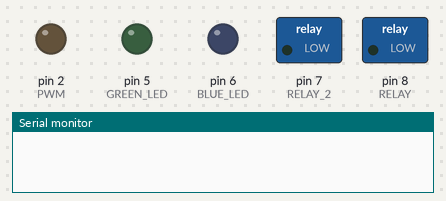
Bench run of a sketch on a simulated Teensy 4. Parts: switched loads named in the sketch (green lamp = pin HIGH), output pins drawn as LEDs (lit = HIGH), the last lines printed to the serial monitor.

Above: at 0.0 s.
At 2.1 s:
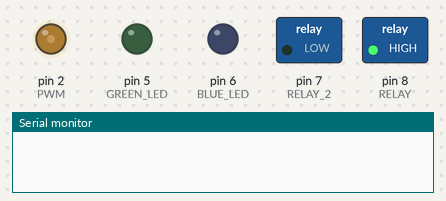
At 36.7 s:
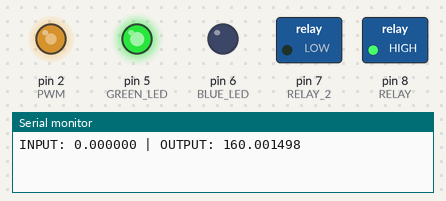
At 37.42 s:
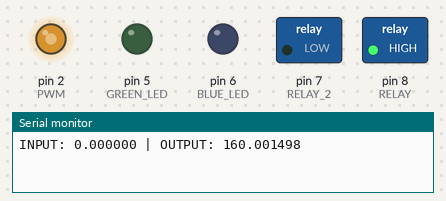
At 38.77 s:
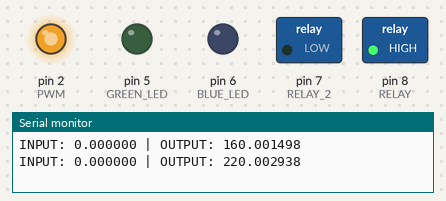
At 39.4 s:
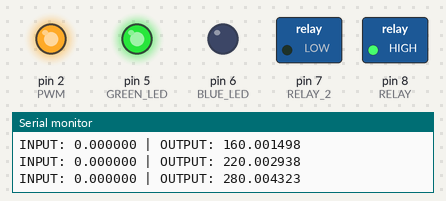
Timing chart, 0 to 40.0 s (numbered marks = the images above):
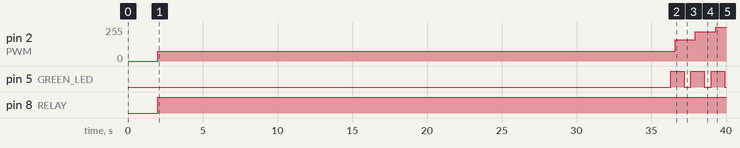

The sketch:

FilterCheck_v4.1.ino
```cpp
// Created By: Logan Dickon
// Company: Atorlabs
// Date Created: 3/15/2022
// Date Modified: 3/24/2022

// Licence:

//    This code is for use in the FilterCheck and is owned by Atorlabs.
//    Permission to duplicate this program must be given by Rob Moran and/or Dave Cowgill.

// Program Description:

//    This program uses the TSI5310 FlowMeter w/ serial communication to PID control a
//    Brushless Fan Blower to 85 SLPM with 0 cmH2O of pressure read on the TSI5310
//    FlowMeter low pressure sensor. The program then goes into monitor mode until a filter
//    is detected via the low pressure sensor reading > -.1 cmH2O.

// Device Constants:
  #define PWM         2           // PWM Signal from pin 2 on the Teensy 3.5
  #define RELAY       8           // Relay i/o pin on pin 8 on the Teensy 3.5
  #define RELAY_2     7           // Relay i/o pin on pin 6 on the Teensy 3.5
  #define BLUE_LED    6           // Blue LED
  #define GREEN_LED   5           // Green LED
  #define usbSerial   Serial      // Rename Serial Main to usbSerial
  #define FlowMeter   Serial1     // Rename Serial1 to FlowMeter
  #define DEBUG       true        // <<--- with this set to true a lot of serial screen output will be seen <<--- \\

// Global Variables:
  double Flow;
  double Flow_Avg = 0;
  int i = 0;
  int j = 0;
  int k = 5;
  bool Loop = true;
  double fan_Speed = 100;
  double input, output;
  double delta_PWM;
  double pressure;

void setup()
{
  // Pin Initialization:
    pinMode(PWM, OUTPUT);  // Set PWM pin to OUTPUT mode
    pinMode(RELAY, OUTPUT);  // Set RELAY pin to OUTPUT mode
    pinMode(RELAY_2, OUTPUT); // Set RELAY pin to OUTPUT mode
    pinMode(BLUE_LED, OUTPUT);  // Set LED pin to OUTPUT mode
    pinMode(GREEN_LED, OUTPUT);  // Set LED pin to OUTPUT mode
    analogWriteFrequency(PWM, 25000);  // Set PWM Frequency to 25KHz

  // Serial Initialization:
    usbSerial.begin(9600);  // Start serial for Teensy to PC
    delay(1000);
    FlowMeter.begin(115200);  // Start serial for Teensy to FlowMeter
    delay(1000);

  // Turn On FlowMeter & Fan Blower:
    analogWrite(PWM, 75);  // Turn On Fan Blower
    digitalWrite(RELAY, HIGH);  // Turn Relay HIGH to allow power to the FlowMeter
    delay(32000);
    //digitalWrite(RELAY_2, HIGH);  // Turn Relay HIGH to allow power to the Brushless Fan Blower

  // FlowMeter Startup ASCII Commands:
    FlowMeter.print("SUS\r\n");  // Sets flow measurement to Standard Flow
    FlowMeter.print("SG0\r\n");  // Set gas calibration to Air
    FlowMeter.print("SSR0005\r\n");  // Set sample rate to 5
    delay(2000);

  // Bring Fan Blower To 85 SLPM:
    input = Read_Sensor("Flow");  // Read the Flow from the TSI 5310 FlowMeter

    while (Loop)
    {
      digitalWrite(GREEN_LED, HIGH);  // Turn on Green LED
      input = Read_Sensor("Flow");  // Read the Flow from the TSI 5310 FlowMeter
      output = computePID(input);  // Use flow read from FlowMeter as an input to calculate the PID Control
      delta_PWM = output / 1.41667;  // Use the PID output and divide it by 1.41667 to determine what the value the fan speed between 0 - 255 should change to next
      fan_Speed += delta_PWM;  // Add change in PWM to the last PWM value to calculate the new PWM value
      analogWrite(PWM, fan_Speed);  //Change PWM value to new PWM value
      if (DEBUG) {usbSerial.printf("INPUT: %lf | OUTPUT: %lf\n", input, fan_Speed);}
      delay(600);

      if (input < 82 || input > 88)
      {
        j = 0;  // Reset Counter to 0
      }

      if (input >= 82 && input <= 88)
      {
        j++;  // Increment by 1
      }

      if ((input >= 82 && input <= 88) && j == 5)
      {
        if (DEBUG) {usbSerial.printf("85 SLPM Achieved!: %lf\n", input);}
        if (DEBUG) {usbSerial.println("Low Pressure Sensor Zeroed!");}
        FlowMeter.print("LPZ\r\n"); // Zeroes Low Pressure Sensor
        Loop = false;
      }
       digitalWrite(GREEN_LED, LOW);  // Turn off Green LED
       delay(450);
    }
}

void loop()
{
  // Bring Fan Blower To 85 SLPM:
      input = Read_Sensor("Flow");  // Read the Flow from the TSI 5310 FlowMeter
      output = computePID(input);  // Use flow read from FlowMeter as an input to calculate the PID Control
      delta_PWM = output / 1.41667;  // Use the PID output and divide it by 1.41667 to determine what the value the fan speed between 0 - 255 should change to next
      fan_Speed += delta_PWM;  // Add change in PWM to the last PWM value to calculate the new PWM value
      analogWrite(PWM, fan_Speed);  //Change PWM value to new PWM value
      delay(200);
      pressure = Read_Sensor("Pressure");  // Read the Pressure from the TSI 5310 FlowMeter
      if (DEBUG) {usbSerial.printf("INPUT: %lf | OUTPUT: %lf\n", input, fan_Speed);}
      delay(200);

      if (pressure >= -.1 && (input >= 82 && input <= 88))
      {
        FlowMeter.print("LPZ\r\n");  // Zeroes Low Pressure Sensor
        digitalWrite(BLUE_LED, LOW);  // Turn off Blue LED
        digitalWrite(GREEN_LED, HIGH);  // Turn on Green LED
      }

      else if (pressure < -.1)
      {
        digitalWrite(GREEN_LED, LOW);  // Turn off Green LED
        digitalWrite(BLUE_LED, LOW);  // Turn off Blue LED
        delay(450);
        digitalWrite(BLUE_LED, HIGH); //Turn on Blue LED (to make it blink)
      }

      if (input < 82 || input > 88)
      {
        k = 0;  // Reset Counter to 0
      }

      else if ((input >= 82 && input <= 88) && k < 5)
      {
        k++;  // Increment by 1
      }

      while ((input >= 82 && input <= 88) && k == 5)
      {
        input = Read_Sensor("Flow");  // Read the Flow from the TSI 5310 FlowMeter
        if (DEBUG) {usbSerial.printf("85 SLPM Achieved!: %lf\n", input);}
        if (pressure > -.1)
        {
          digitalWrite(GREEN_LED, HIGH);  // Turn on Green LED
          digitalWrite(BLUE_LED, LOW);  // Turn off Blue LED
        }

        if (pressure <= -.1)
        {
          digitalWrite(GREEN_LED, LOW);  // Turn off Green LED
          digitalWrite(BLUE_LED, HIGH);  // Turn on Blue LED
        }
        delay(1500);
      }
}

// Computes the PID (Portportion, Intregal, Derivative) to find the error our fan blower is off to achieve 85 SLPM
double computePID(double inp){
        double kp = 1;
        double ki = 0;
        double kd = 1;
        unsigned long currentTime, previousTime;
        double elapsedTime;
        double error;
        double lastError;
        double cumError, rateError;
        double prevInp = 0;
        double setPoint = 85.0;

        // Compute Time:
          currentTime = millis();  // Get current time
          elapsedTime = (double)(currentTime - previousTime);  // Compute time elapsed from previous computation

        // Compute Error, Intergral & Derivative:
          error = setPoint - inp;  // Determine error
          cumError += error * elapsedTime;  // Compute integral
          rateError = (error - lastError)/elapsedTime;  // Compute derivative

        // Compute PID Output:
          double out = kp*error + ki*cumError + kd*rateError;  // PID output

        // Remember Current Error & Time:
          lastError = error;  // Remember current error
          previousTime = currentTime;  // Remember current time

        // Return Output:
          return out;  // Have function return the PID output
}

// Calibrates System to 85 LPM at 0 mmH2O
double Read_Sensor(String parameter)
{
  // Local Variables:
    char serial_buf = "";
    double total = 0;
    double avg;
    float string_to_Float;
    int j = 0;
    String serial_buf_String = "";
    String string_Array[5];
    String total_char = "";
    String array_Data = "";
    bool debug = false;

  if (parameter == "Flow")
  {
    // Send Flow Reading ASCII Command to FlowMeter:
    delay(150);
    FlowMeter.print("DAFxxxxx0005\r\n");  // FlowMeter returns 5 flow samples to serial buffer
    delay(150);
  }

  else if (parameter == "Pressure")
  {
    // Send Pressure Reading ASCII Command to FlowMeter
    delay(150);
    FlowMeter.print("DAxxxxLx0005\r\n");  // FlowMeter returns 5 flow samples to serial buffer
    delay(150);
  }

  else {
    if (debug) {Serial.println("Incorrect Parameter Given To FlowMeter");}
    return 0;
  }


  // Read Serial Buffer Until Empty:
    while (FlowMeter.available())
    {
      serial_buf = FlowMeter.read();  // Read one char of the serial buffer
      serial_buf_String += serial_buf;  // Add the char in the serial buffer to a string
    }

    if (debug) {Serial.println(serial_buf_String);}

  // Format serial_buff_String:
    serial_buf_String.replace("OK", "");  // Remove "OK"s from the string
    serial_buf_String.replace("\r", "");  // Remove "\r"s from the string
    serial_buf_String.replace("\n", "");  // Remove "\n"s from the string

  // Convert serial_buf_String to String Array:
    serial_buf_String += ","; // Add a ',' to the end of the string
    for (int i = 0; i < serial_buf_String.length(); i++)
    {
      if ((serial_buf_String[i]) != ',')
      {
        total_char += serial_buf_String[i];  // Add each char to a string until a ',' is read
      }
      if ((serial_buf_String[i]) == ',')
      {
        string_Array[j] = total_char;  // Once ',' is read put string into Array's index
        total_char = "";  // Clear the string to allow new data to be stored
        j++;  // Each time a ',' is read increase j by 1 to goto the next Array index
      }
    }

  // Convert Each Array Index From String To Float:
    for (int p = 0; p < 5; p++)
    {
      array_Data = string_Array[p];  // Store data from a specific array index
      string_to_Float = array_Data.toFloat();  // Convert the array data from String to Float
      total += string_to_Float;  // Add up all array data from each index
    }

  // Calculate Average Flow & Return Flow
    avg = (total / 5);  // Divide total by the number of array indexes
    return avg;  // Return Flow Data
}
```

Measured:
- by itself, pin 2 (PWM): 0/255 → 75/255 at 2.0 s, → 160/255 34.6 s later, → 220/255 1.4 s later, → 255/255 1.4 s later
- by itself, pin 5 (GREEN_LED): LOW → HIGH at 36.3 s, → LOW 0.90 s later, → HIGH 0.45 s later, → LOW 0.90 s later, … (6 changes in this stretch)
- by itself, pin 8 (RELAY): LOW → HIGH at 2.0 s
